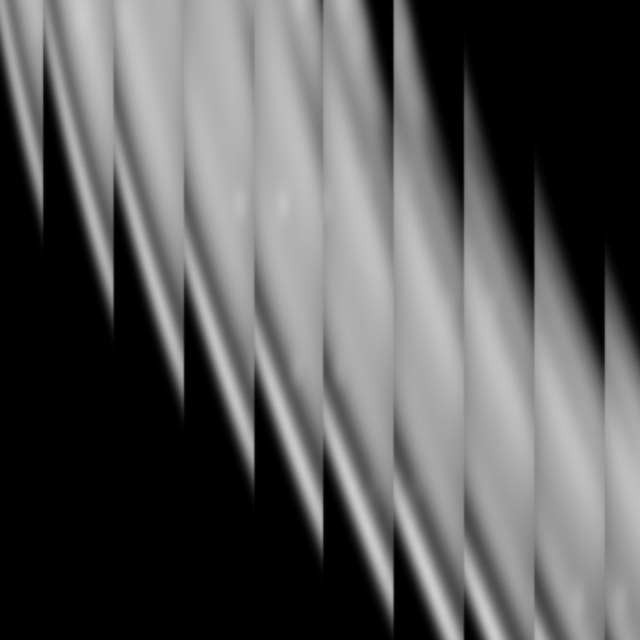
#> input picture techniques/_img/골유리_굴절.jpg, 640 x 640 px
$ python -i vecc.py   (imports and definitions only)
#> lines starting #> are read from the running program, lines starting #| are printed output that depends on the picture; after the words box and inside, x2 and y2 are one past the last pixel; in counts of white or black regions, pixels touching at a corner belong together
### ad/svgio.py
# -*- coding: utf-8 -*-
"""평평한 SVG(한 색 또는 색마다 <path fill d>) 읽기·쓰기·옮기기·가르기.

«평평한» = 변형(transform) 없음, 명령은 대문자 M·L·C·Q·Z 절대좌표 — letter_svg.py·maker_up.py·수산나 메이커가 주고받는 모양.
🔴 H·V·A·상대좌표가 섞이면 멈춘다(숫자를 두 개씩 x,y 로 짝짓기 때문 — 조용히 틀리면 획이 엉뚱한 데로 간다).
"""
import io
import re

NUM = r'-?\d+\.?\d*(?:e-?\d+)?'


# [23 lines left out: functions read, check, not called in this run]


def joined(path):
    return ''.join(d for d, _ in read(path)[0])


def bbox(d):
    v = [float(x) for x in re.findall(NUM, d)]
    return min(v[0::2]), min(v[1::2]), max(v[0::2]), max(v[1::2])


def move(d, fx, fy):
    """좌표마다 x→fx(x), y→fy(y). 명령 글자는 그대로."""
    c = iter(range(10 ** 9))
    return re.sub(NUM, lambda m: '%.2f' % (fx(float(m.group(0))) if next(c) % 2 == 0 else fy(float(m.group(0)))), d)


def affine(d, kx, dx, dy, ky=None):
    ky = kx if ky is None else ky
    return move(d, lambda v: v * kx + dx, lambda v: v * ky + dy)


# [5 lines left out: function fit, not called in this run]


def subpaths(d):
    return ['M' + p for p in d.split('M') if p.strip()]


# [34 lines left out: functions group_x, split_lines, not called in this run]


def write(path, layers, w, h, mm=False, x0=0.0, y0=0.0):
    size = f' width="{w:.1f}mm" height="{h:.1f}mm"' if mm else ''
    body = ''.join(f'<path fill="{f}" fill-rule="evenodd" d="{d}"/>' for d, f in layers)
    io.open(path, 'w', encoding='utf-8').write(
        f'<svg xmlns="http://www.w3.org/2000/svg"{size} viewBox="{x0:.1f} {y0:.1f} {w:.1f} {h:.1f}">{body}</svg>\n')
    return path


def crop(layers, pad=0.0):
    """잉크 상자로 자르고 (0,0) 부터 — pad 만큼 여백."""
    xs0, ys0, xs1, ys1 = zip(*(bbox(d) for d, _ in layers))
    x0, y0 = min(xs0) - pad, min(ys0) - pad
    w, h = max(xs1) + pad - x0, max(ys1) + pad - y0
    return [(move(d, lambda v: v - x0, lambda v: v - y0), f) for d, f in layers], w, h

### ad/vecc.py
# -*- coding: utf-8 -*-
"""여러 색 로고 → 색마다 층인 SVG(일러 시안). `python -m ad vecc` 의 본체.

아담 왕관(2026-09-28)에서 지었다 — `ad vec`(letter_svg)는 한 색만 따고, 1px 요철까지 따라가 크게 키우면 오돌토돌했다.
원은 원, 길쭉하게 꽉 찬 띠는 반듯한 직사각형, 나머지는 모서리 + 직선 + 스플라인 곡선으로 딴다.
"""
import os

from . import svgio


def _path(mask, up, eps=1.0, corner_deg=40):
    """마스크 → 매끈한 SVG 경로(원본 px × up 좌표).
    ① 모서리: 촘촘한 윤곽에서 «앞뒤 3px 방향»이 corner_deg 이상 꺾이는 곳의 극대점(흐림에 둥글어진 모서리도 한 점으로 잡힌다).
    ② 모서리 사이 구간이 곧으면(현에서 eps×2 px 안) 직선 — 양옆이 둘 다 직선인 모서리는 «두 직선의 교점»으로 되세운다
       (십자 끝·별 끝이 흐림에 깎이지 않게).
    ③ 휜 구간은 앞뒤 «곧은 꼬리»를 직선으로 떼고, 가운데를 스무딩 스플라인에 맞춰 베지어로 옮긴다(C1 연속, 꼬리 방향을 접선으로).
       점을 이어 만든 곡선(캣멀-롬)은 1px 미만 흔들림이 크게 키웠을 때 «면(facet)»으로 보였다(2026-09-28 실측).
    🔴 픽셀을 그대로 따면 1px 요철이 크게 키웠을 때 «오돌토돌»로 보인다 — 흐리게 키워 문턱을 넘긴 윤곽에서 시작한다."""
    import cv2
    import numpy as np
    from scipy.ndimage import gaussian_filter1d
    k = 4
    big = cv2.resize(mask.astype(np.float32), (mask.shape[1] * k, mask.shape[0] * k), interpolation=cv2.INTER_CUBIC)
    big = cv2.GaussianBlur(big, (0, 0), k * 0.6)
    cs, _ = cv2.findContours((big > 0.5).astype(np.uint8), cv2.RETR_CCOMP, cv2.CHAIN_APPROX_NONE)
    f = lambda q: f'{q[0] * up:.1f},{q[1] * up:.1f}'
    out = []
    for c in cs:
        if cv2.contourArea(c) < (k * 3) ** 2:
            continue
        D = c[:, 0, :].astype(float) / k + 0.5 / k
        N = len(D)
        if N < 24:
            continue
        w = 3 * k                                                        # 3px
        vin = D - np.roll(D, w, 0)
        vout = np.roll(D, -w, 0) - D
        ang = np.degrees(np.arctan2(vout[:, 1], vout[:, 0]) - np.arctan2(vin[:, 1], vin[:, 0]))
        ang = np.abs((ang + 180) % 360 - 180)
        cor = [i for i in range(N) if ang[i] >= corner_deg and ang[i] == max(ang[(i + t) % N] for t in range(-w, w + 1))]
        # 같은 값이 이어진 극대는 하나만
        cor = [i for n_, i in enumerate(cor) if n_ == 0 or i - cor[n_ - 1] > w]
        if not cor:
            cor = [0]

        def seg(i, j):
            return D[[(i + t) % N for t in range(((j - i) % N or N) + 1)]]
        runs = []
        for t in range(len(cor)):
            P = seg(cor[t], cor[(t + 1) % len(cor)])
            # 곧은가: 양 끝 15% 를 뺀 점들을 직선에 맞춰 벗어남을 잰다(끝은 모서리·다른 색 밑이라 흐트러져 있다)
            m = len(P)
            Q = P[int(m * 0.15): m - int(m * 0.15)] if m >= 14 else P
            mu = Q.mean(0)
            _, _, vt = np.linalg.svd(Q - mu)
            nrm = np.array([-vt[0][1], vt[0][0]])
            dev = np.abs((Q - mu) @ nrm).max()
            runs.append(dict(P=P, straight=dev <= 2.0 * eps, line=None))
        # 곧은 구간은 양 끝 20% 를 뺀 점들로 직선을 맞춘다(모서리 근처는 흐림에 휘어 있다)
        for r in runs:
            if r['straight']:
                P = r['P']; m = len(P)
                Q = P[int(m * 0.15): m - int(m * 0.15)] if m >= 14 else P
                mu = Q.mean(0)
                _, _, vt = np.linalg.svd(Q - mu)
                r['line'] = (mu, vt[0])
        # 모서리 자리: 양옆이 직선이면 교점, 아니면 윤곽 위 그 점
        V = []
        for t in range(len(runs)):
            pr, nx = runs[t - 1], runs[t]
            X = nx['P'][0]
            if pr['line'] is not None and nx['line'] is not None:
                (p, d1), (q, d2) = pr['line'], nx['line']
                den = d1[0] * d2[1] - d1[1] * d2[0]
                if abs(den) > 1e-3:
                    s_ = ((q - p)[0] * d2[1] - (q - p)[1] * d2[0]) / den
                    Y = p + s_ * d1
                    if np.hypot(*(Y - X)) < 4:
                        X = Y
            V.append(X)
        d = 'M' + f(V[0])
        for t, r in enumerate(runs):
            end = V[(t + 1) % len(runs)]
            if r['straight'] or len(r['P']) < 8:
                d += 'L' + f(end)
                continue
            P = r['P'].copy()
            P[0], P[-1] = V[t], end
            # 휜 구간 앞·뒤에 «곧은 꼬리»가 길게 붙어 있으면(뾰족 끝 → U 자) 그 꼬리는 직선으로 떼어 낸다
            def straight_len(A):
                lo, hi = 0, len(A)
                while hi - lo > 8:
                    mid = (lo + hi) // 2
                    B = A[:mid]
                    a0, b0 = B[0], B[-1]
                    L0 = np.hypot(*(b0 - a0))
                    ok = L0 > 1e-6 and np.abs((B - a0) @ (np.array([-(b0 - a0)[1], (b0 - a0)[0]]) / L0)).max() <= 1.5 * eps
                    lo, hi = (mid, hi) if ok else (lo, mid)
                return lo
            head = straight_len(P)
            tail = straight_len(P[::-1])
            hdir = tdir = None                                           # 곧은 꼬리 방향 — 곡선이 그 방향으로 이어 나가게(꺾임 없이)
            if head > len(P) * 0.2 and head < len(P) - 16:
                hdir = (P[head] - P[0]) / max(np.hypot(*(P[head] - P[0])), 1e-6)
                d += 'L' + f(P[head]); P = P[head:]
            tl = None
            if tail > len(P) * 0.2 and tail < len(P) - 16:
                tl = P[-1]
                tdir = (P[-1] - P[len(P) - tail]) / max(np.hypot(*(P[-1] - P[len(P) - tail])), 1e-6)
                P = P[:len(P) - tail + 1]
            # 🔴 점을 이어 만든 곡선은 1px 미만 흔들림이 «면(facet)»으로 보인다 — 매끈한 스플라인을 맞춰
            #    그 위에서 점과 접선을 뽑아 베지어로 옮긴다(C1 연속). 곧은 꼬리 쪽 끝은 그 방향을 접선으로 쓴다
            from scipy.interpolate import splprep, splev
            sl = np.concatenate([[0], np.cumsum(np.hypot(*np.diff(P, axis=0).T))])
            keep = np.concatenate([[True], np.diff(sl) > 1e-6])
            P2, sl2 = P[keep], sl[keep]
            if len(P2) < 6:
                d += 'L' + f(P[-1])
            else:
                w_ = np.ones(len(P2)); w_[0] = w_[-1] = 100
                tck, _ = splprep([P2[:, 0], P2[:, 1]], u=sl2 / sl2[-1], w=w_, s=len(P2) * (0.6 * eps) ** 2, k=3)
                m = max(2, int(round(sl2[-1] / 20.0)))
                uu = np.linspace(0, 1, m + 1)
                X = np.stack(splev(uu, tck), 1)
                Tg = np.stack(splev(uu, tck, der=1), 1)
                X[0], X[-1] = P[0], P[-1]
                if hdir is not None:
                    Tg[0] = hdir * np.hypot(*Tg[0])
                if tdir is not None:
                    Tg[-1] = tdir * np.hypot(*Tg[-1])
                du = 1.0 / m
                for q in range(m):
                    c1 = X[q] + Tg[q] * du / 3
                    c2 = X[q + 1] - Tg[q + 1] * du / 3
                    d += 'C' + f(c1) + ' ' + f(c2) + ' ' + f(X[q + 1])
            if tl is not None:
                d += 'L' + f(tl)
        out.append(d + 'Z')
    return ''.join(out)


# [35 lines left out: functions _path_potrace, _circle, not called in this run]


def run(png, out, up=2, k=4, inks=None, eps=1.0, pad=30, engine='own', alphamax=1.0, snap=True):
    """여러 색 로고 → 색마다 층인 SVG(일러스트레이터 시안용). 색은 --inks 로 주거나 자동으로 k 개를 고른다.
    도형은 «도형답게» 딴다 — 원은 원, 길쭉하게 꽉 찬 띠·막대는 반듯한 직사각형, 나머지는 모서리+곧은 변+매끈한 곡선.
    🔴 letter_svg(=ad vec)로 따면 1px 요철을 충실히 따라가 크게 키웠을 때 오돌토돌하다(2026-09-28 아담 왕관) — 그래서 자체 윤곽.
    🔴 색 경계에 흰 실금이 안 생기게 넓은 층을 먼저 깔고 «뒤에 올 색 자리»로만 조금 넓힌다(흰 바탕 쪽으론 안 넓힌다)."""
#> called with png = '../techniques/_img/골유리_굴절.jpg', out = 'out.png', up = 2, k = 4, eps = 1, pad = 30, engine = 'own', alphamax = 1
    import numpy as np
    from PIL import Image
    from scipy import ndimage as ndi
    im = np.asarray(Image.open(png).convert('RGB')).astype(float)
    ink = (im.min(2) < 235) | (im.max(2) - im.min(2) > 30)
#> ink: shape (640, 640) bool; every value is 1
    px = im[ink]
    if inks:
        cols = [np.array([int(h[i:i + 2], 16) for i in (1, 3, 5)], float) for h in inks.split(',')]
    else:
        # 자동: 가장 흔한 색에서 시작해 k-평균 몇 바퀴 — 흰 바탕과 섞인 가장자리 색은 결국 가까운 잉크로 간다
        q, cnt = np.unique((px // 16).astype(int), axis=0, return_counts=True)
#> q = 13 rows, first 8: [0, 0, 0], [1, 1, 1], [2, 2, 2], [3, 3, 3], [4, 4, 4], [5, 5, 5], [6, 6, 6], [7, 7, 7]; cnt = [157303, 6268, 4829, 4496, 6126, 12546, 14588, 15152, 24868, 44712, 62019, 51324, 5369]
        cols, seen = [], []
        for i in np.argsort(-cnt):
            c = q[i] * 16 + 8.0
            if all(np.abs(c - s_).sum() > 60 for s_ in seen):
                cols.append(c); seen.append(c)
            if len(cols) == k:
                break
#> this loop made 7 passes
#> (i, c) on passes 2 to 6: (10, [168, 168, 168]), (11, [184, 184, 184]), (9, [152, 152, 152]), (8, [136, 136, 136]), (7, [120, 120, 120])
#> after the loop, cols = [[8, 8, 8], [168, 168, 168], [136, 136, 136], [104, 104, 104]]; seen has the same summary as cols
        for _ in range(8):
            lab = np.argmin(((px[:, None] - np.array(cols)[None]) ** 2).sum(2), 1)
            cols = [px[lab == j].mean(0) if (lab == j).any() else cols[j] for j in range(len(cols))]
    cols = np.array(cols)
    lab = np.full(ink.shape, -1)
    lab[ink] = np.argmin(((px[:, None] - cols[None]) ** 2).sum(2), 1)
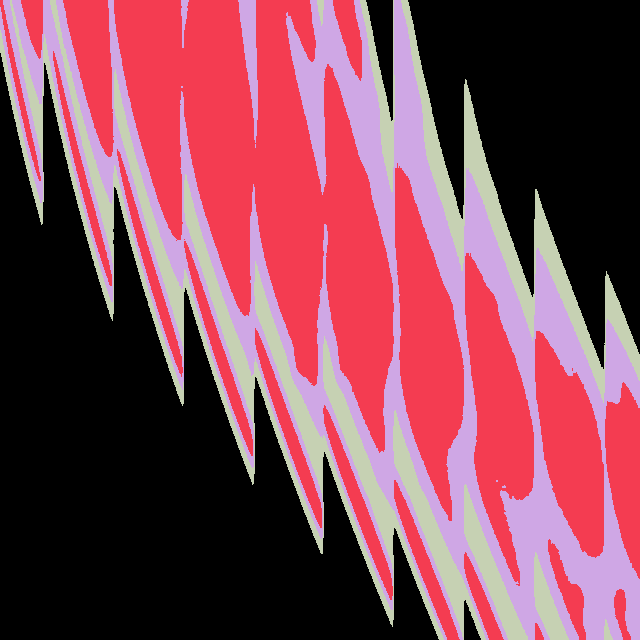
#> lab: shape (640, 640) int64; 4 distinct labels, from 0 to 3; one colour per label, 0 black
    order = sorted(range(len(cols)), key=lambda j: -(lab == j).sum())
#> order = [0, 1, 2, 3]
    hexes = ['#%02x%02x%02x' % tuple(int(round(v)) for v in cols[j]) for j in order]
#> hexes = ['#020202', '#afafaf', '#8e8e8e', '#5a5a5a']
    u, total = up, ink.sum()
#> u = 2; total = 409600
    layers, nrect, ncirc = [], 0, 0
    for n, j in enumerate(order):
        m = lab == j
        # 🔴 섞인 가장자리(노랑+흰 → 밝은 회색)가 다른 색 둘레에 «가는 고리»로 남는다 — 두 칸 열림으로 걷고
        #    작은 덩이(잉크의 0.3% 미만)도 뺀다 (2026-09-28 아담 왕관: 별·노란 줄 둘레 회색 테)
        m = ndi.binary_opening(m, iterations=2)
        cc, nc = ndi.label(m)
        if nc:
            sz = ndi.sum(m, cc, range(1, nc + 1))
            m = np.isin(cc, 1 + np.nonzero(sz >= total * 0.003)[0])
        shapes = []
        cc, nc = ndi.label(m)
        for kk in range(1, nc + 1):
            c = cc == kk
            ys, xs = np.nonzero(c)
            y0, y1, x0, x1 = ys.min(), ys.max() + 1, xs.min(), xs.max() + 1
            w, h = x1 - x0, y1 - y0
            area = c.sum()
            if not snap:
                # 손글씨·낙서 레터링은 도형으로 펴지 않는다 — «I» 가 반듯한 직사각형이 되면 손맛이 죽는다(2026-09-28 드로우사인 로고)
                continue
            if 0.85 <= w / h <= 1.18 and abs(area / (np.pi * (max(w, h) / 2) ** 2) - 1) < 0.1:
                # 원: 가운데 = 무게중심, 반지름 = 넓이에서
                shapes.append(_circle(xs.mean() + 0.5, ys.mean() + 0.5, np.sqrt(area / np.pi), u)); ncirc += 1
                m[c] = False
            elif area / (w * h) >= 0.85 and max(w, h) >= 4 * min(w, h) and area >= total * 0.002:
                # 🔴 길쭉하게 꽉 찬 덩이(띠·줄)는 반듯한 직사각형 — 제미나이 줄은 1px 씩 기울어 따면 계단이 진다
                cl = [np.nonzero(c[:, x])[0] for x in range(x0 + w // 10, x1 - w // 10)]
                rw = [np.nonzero(c[y])[0] for y in range(y0 + h // 10, y1 - h // 10)]
                cl = [v for v in cl if len(v)]; rw = [v for v in rw if len(v)]
                ry0 = np.median([v.min() for v in cl]); ry1 = np.median([v.max() for v in cl]) + 1
                rx0 = np.median([v.min() for v in rw]); rx1 = np.median([v.max() for v in rw]) + 1
                shapes.append(f'M{rx0*u:.1f},{ry0*u:.1f}L{rx1*u:.1f},{ry0*u:.1f}L{rx1*u:.1f},{ry1*u:.1f}L{rx0*u:.1f},{ry1*u:.1f}Z'); nrect += 1
                m[c] = False
        later = np.isin(lab, order[n + 1:])
        m |= ndi.binary_dilation(m, iterations=2) & later            # 뒤에 올 색 밑으로만 넓힌다
        if m.any():
            layers.append((_path_potrace(m, u, alphamax=alphamax) if engine == 'potrace' else _path(m, u, eps=eps), hexes[n]))
        layers += [(d, hexes[n]) for d in shapes]
#> this loop made 4 passes
#> sz on pass 1: [1684, 51238, 114466, 347]
#> pass 1, in run, `m = lab == j`:
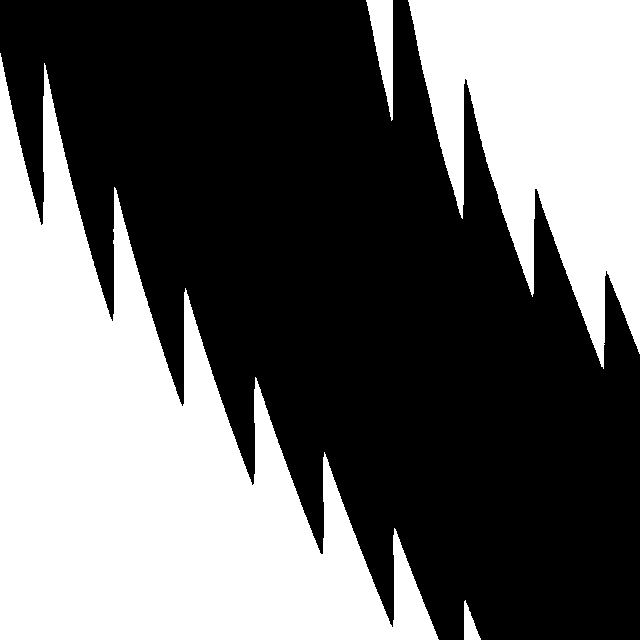
#> m: shape (640, 640) bool; 41% white; 4 white regions, box (x1, y1, x2, y2) and area: (0, 53, 439, 640) 114653, (408, 0, 640, 369) 51329, (366, 0, 393, 121) 1734, (464, 600, 481, 640) 370
#> pass 1, in run, `m = ndi.binary_opening(m, iterations=2)`:
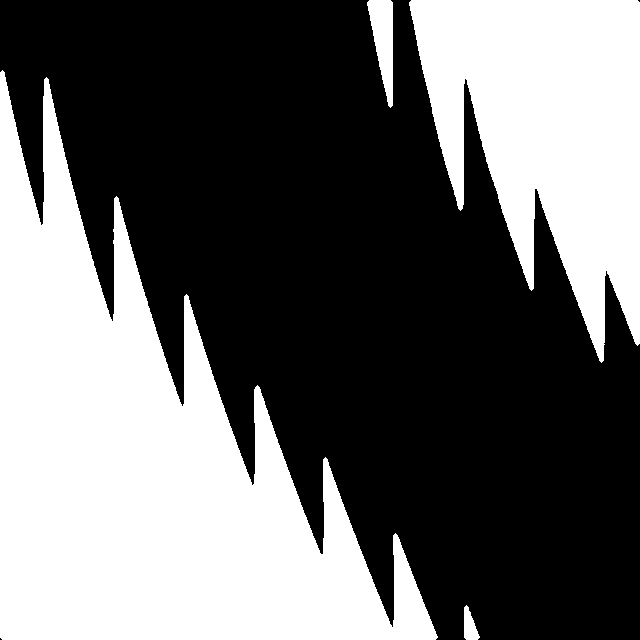
#> m: shape (640, 640) bool; 41% white; 4 white regions, box (x1, y1, x2, y2) and area: (0, 70, 438, 640) 114466, (409, 0, 640, 363) 51238, (367, 0, 393, 108) 1684, (464, 605, 480, 640) 347
#> pass 1, in run, `cc, nc = ndi.label(m)`:
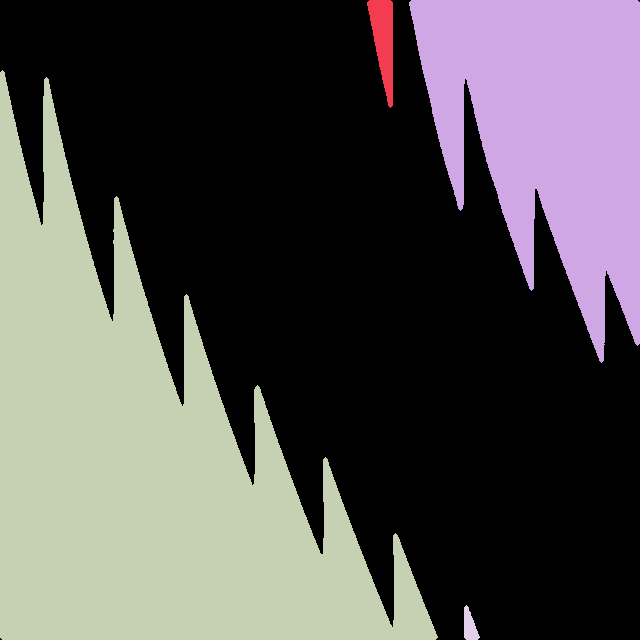
#> cc: shape (640, 640) int32; 5 distinct labels, from 0 to 4; one colour per label, 0 black
#> after the loop:
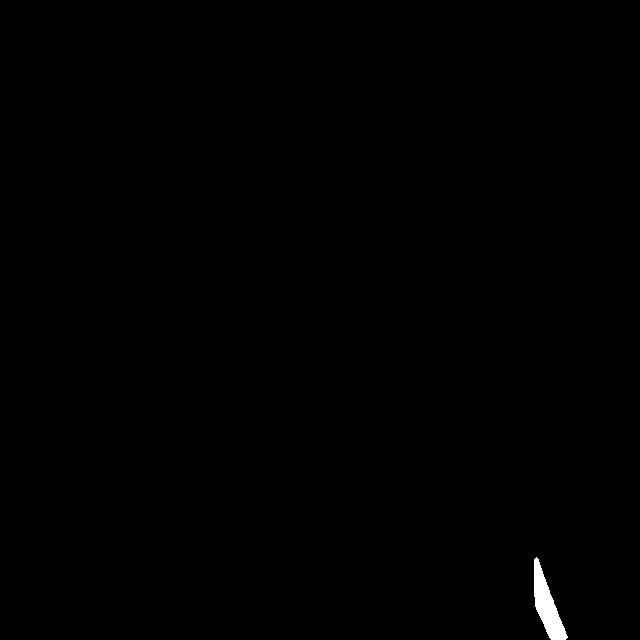
#> c: shape (640, 640) bool; 0.31% white; 1 white region, box (x1, y1, x2, y2) and area: (534, 557, 568, 640) 1254
#> after the loop:
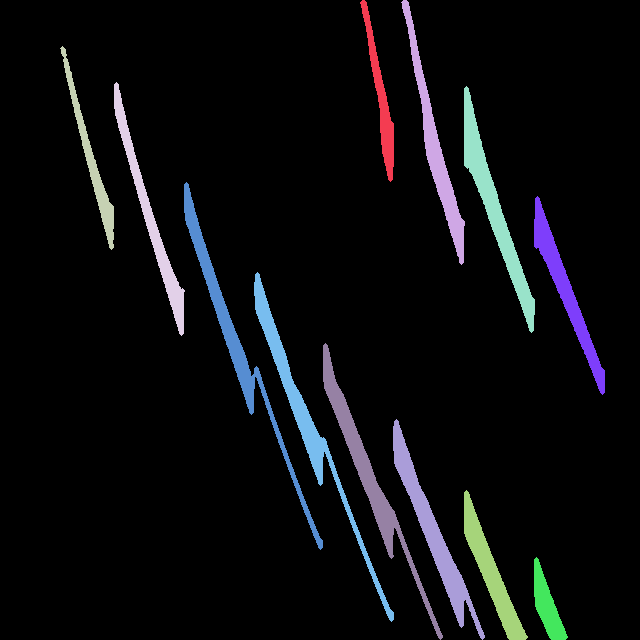
#> cc: shape (640, 640) int32; 13 distinct labels, from 0 to 12; one colour per label, 0 black
#> after the loop:
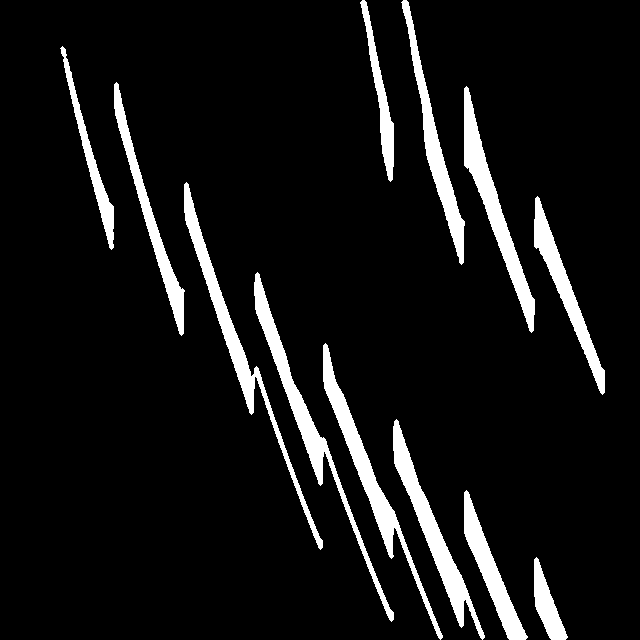
#> m: shape (640, 640) bool; 8.2% white; 12 white regions, largest, box (x1, y1, x2, y2) and area: (254, 272, 394, 622) 3782, (184, 182, 323, 550) 3709, (323, 343, 443, 640) 3673
#> after the loop, ncirc = 0; nrect = 0
    os.makedirs(os.path.dirname(os.path.abspath(out)), exist_ok=True)
    if pad >= 0:
        layers, W, H = svgio.crop(layers, pad=pad * u)
#> in crop, `xs0, ys0, xs1, ys1 = zip(*(bbox(d) for d, _ in layers))`: xs0 = (0.2, 102.9, 92.2, 123.2); ys0 = (0.2, 0.1, -1.6, 0.2); xs1 = (1279.8, 1272.8, 1281.2, 1209.8); ys1 = (1279.8, 1280.4, 1284, 1279.8)
#> in crop, `x0, y0 = min(xs0) - pad, min(ys0) - pad`: x0 = -59.8; y0 = -61.6
#> in crop, `w, h = max(xs1) + pad - x0, max(ys1) + pad - y0`: w = 1401; h = 1405.6
#> W = 1401; H = 1405.6
    else:
        W, H = im.shape[1] * u, im.shape[0] * u
    svgio.write(out, layers, W, H)
#> in write, `size = f' width="{w:.1f}mm" height="{h:.1f}mm"' if mm else ''`: size = ''
    for hx, j in zip(hexes, order):
        print(f'{hx}  {(lab == j).sum() / total * 100:5.1f}%')
#> this loop made 4 passes
#> hx on passes 1 to 4: '#020202', '#afafaf', '#8e8e8e', '#5a5a5a'
#> (printed output is left out)
    print(f'→ {out}  (경로 {len(layers)} · 원 {ncirc} · 직사각형 {nrect})')
#| → out.png  (경로 4 · 원 0 · 직사각형 0)
    return out

>>> result = run('../techniques/_img/골유리_굴절.jpg', 'out.png')
